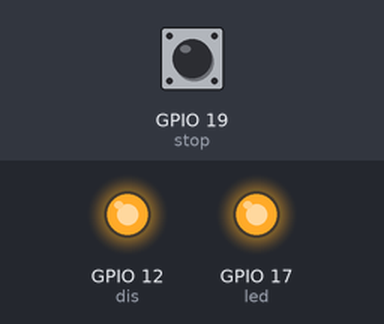
A program run on a simulated Raspberry Pi (BCM pin numbers). Parts: output pins drawn as LEDs (lit = HIGH). Dashed ring = blinking. The inputs (shaded band) are chosen by the test bench; at power-on: GPIO 19 (stop) HIGH. Threads take turns every 2 ms.

Above: at 1.2 s.
1.3 s: GPIO 19 (stop) pulled LOW for 0.15 s
At 3.2 s:
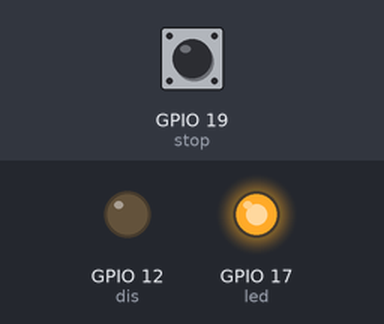
3.5 s: GPIO 19 (stop) pulled LOW for 1 s
At 5.9 s:
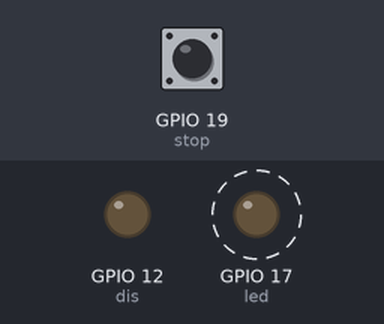
Timing chart, 0 to 13.5 s (numbered marks = the images above; inputs shaded):
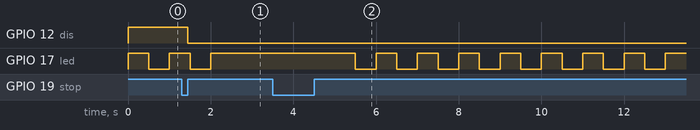

The program:

RASPBERRY_CODE.py
```python
from gpiozero import LED, Button
from threading import Thread
from time import sleep

def blink():
    global blinking
    while True:
        if blinking:
            led.on()
            sleep(.5)
            led.off()
            sleep(.5)
        else:
            led.on()
            sleep(1)

def main():
    dis.on()
    global blinking
    blinking = True
    Thread(target=blink).start()
    while True:
        stop.wait_for_press()
        stop.wait_for_release()
        dis.off()
        blinking = False
        stop.wait_for_press()
        stop.wait_for_release()
        dis.off()
        blinking = True

led = LED(17)
dis = LED(12)
stop = Button(19)

if __name__ == "__main__":
    main()
```

Measured:
- after the input at 1.3 s, GPIO 12 (dis): HIGH → LOW after 0.15 s; GPIO 17 (led): goes on until 2.0 s, then stays HIGH
- after the input at 3.5 s, GPIO 17 (led): alternates HIGH for 0.50 s and LOW for 0.50 s, starting after 2.0 s
